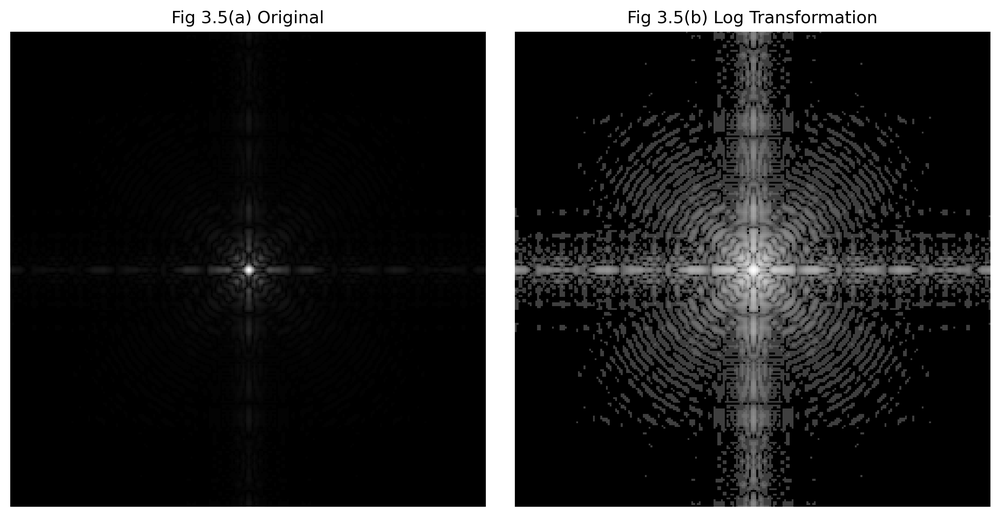
#> input picture results/chapter3/log_transformation.png, 1000 x 517 px, shrunk from 2929 x 1515 before the run
$ python log_transformation.py --input ../../results/chapter3/log_transformation.png
#> lines starting #> are read from the running program, lines starting #| are printed output that depends on the picture
### src/common.py
"""
Shared I/O and visualization helpers for the image-processing examples.
"""

from __future__ import annotations

from pathlib import Path

import cv2
import matplotlib.pyplot as plt
import numpy as np


PROJECT_ROOT = Path(__file__).resolve().parents[1]


def load_grayscale(path):
    """Load an image as 8-bit grayscale."""

    path = Path(path)

    if not path.exists():
        raise FileNotFoundError(f"Input image not found: {path}")

    image = cv2.imread(
        str(path),
        cv2.IMREAD_GRAYSCALE,
    )

    if image is None:
        raise ValueError(
            f"OpenCV could not read the input image: {path}"
        )

    return image


def normalize_to_uint8(image):
    """Normalize a numeric image to the full uint8 range."""

    image = np.asarray(image)

    if image.size == 0:
        raise ValueError("Cannot normalize an empty image.")

    if not np.all(np.isfinite(image)):
        raise ValueError(
            "Processed image contains NaN or infinite values."
        )

    normalized = cv2.normalize(
        image.astype(np.float32),
        None,
        0,
        255,
        cv2.NORM_MINMAX,
    )

    return normalized.astype(np.uint8)


def default_output_path(chapter, filename):
    """Return the default generated-output path."""

    return PROJECT_ROOT / "outputs" / chapter / filename


def save_comparison(
    original,
    processed,
    output_path,
    processed_title,
    original_title="Input",
):
    """Save a side-by-side grayscale comparison figure."""

    output_path = Path(output_path)
    output_path.parent.mkdir(
        parents=True,
        exist_ok=True,
    )

    figure = plt.figure(
        figsize=(10, 5)
    )

    axis_original = figure.add_subplot(
        1, 2, 1
    )
    axis_original.imshow(
        original,
        cmap="gray",
        vmin=0,
        vmax=255,
    )
    axis_original.set_title(
        original_title
    )
    axis_original.axis("off")

    axis_processed = figure.add_subplot(
        1, 2, 2
    )
    axis_processed.imshow(
        processed,
        cmap="gray",
        vmin=0,
        vmax=255,
    )
    axis_processed.set_title(
        processed_title
    )
    axis_processed.axis("off")

    figure.tight_layout()
    figure.savefig(
        output_path,
        dpi=200,
        bbox_inches="tight",
    )
    plt.close(figure)

    return output_path

### src/chapter3_intensity_processing/log_transformation.py
from __future__ import annotations

import argparse
import sys
from pathlib import Path

import cv2
import numpy as np

PROJECT_ROOT = Path(__file__).resolve().parents[2]
if str(PROJECT_ROOT) not in sys.path:
    sys.path.insert(0, str(PROJECT_ROOT))

from src.common import (
    default_output_path,
    load_grayscale,
    normalize_to_uint8,
    save_comparison,
)


def log_transform(image):
    image_float = image.astype(np.float32)
    transformed = np.log1p(image_float)
    return normalize_to_uint8(transformed)


def main():
    parser = argparse.ArgumentParser(
        description="Apply logarithmic intensity transformation."
    )
    parser.add_argument("--input", required=True)
    parser.add_argument(
        "--output",
        default=str(
            default_output_path(
                "chapter3",
                "log_transformation.png",
            )
        ),
    )
    args = parser.parse_args()

    image = load_grayscale(args.input)
#> in load_grayscale, image is the input picture: shape (517, 1000); min 0, max 255, mean 43.7
    result = log_transform(image)
#> in log_transform, `transformed = np.log1p(image_float)`:
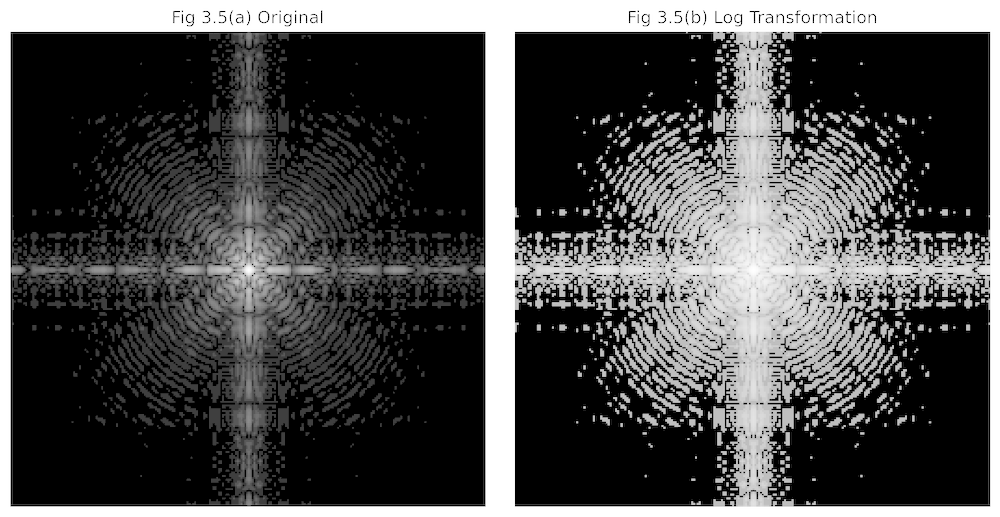
#> transformed: shape (517, 1000) float32; min 0, max 5.55, mean 1.66; drawn with min black and max white

    output = save_comparison(
        image,
        result,
        args.output,
        "Log Transformation",
    )
#> in save_comparison, `figure.savefig( output_path, dpi=200, bbox_inches="tight", )`:
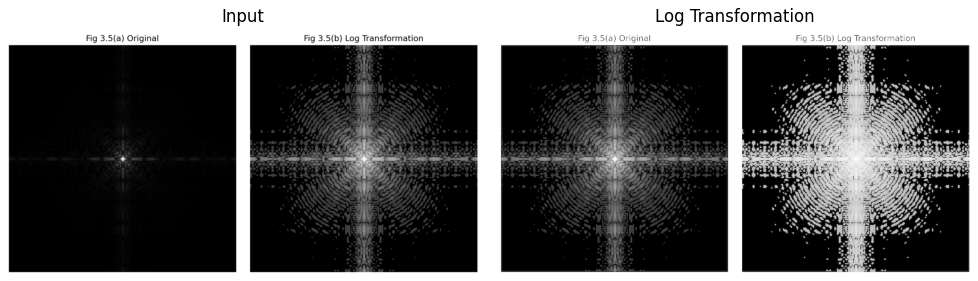
#> figure drawn by matplotlib, 2 panels
    print(f"Saved: {output}")
#| Saved: outputs/chapter3/log_transformation.png


if __name__ == "__main__":
    main()

$ run again, with results/chapter3/gamma_transformation.png copied over results/chapter3/log_transformation.png
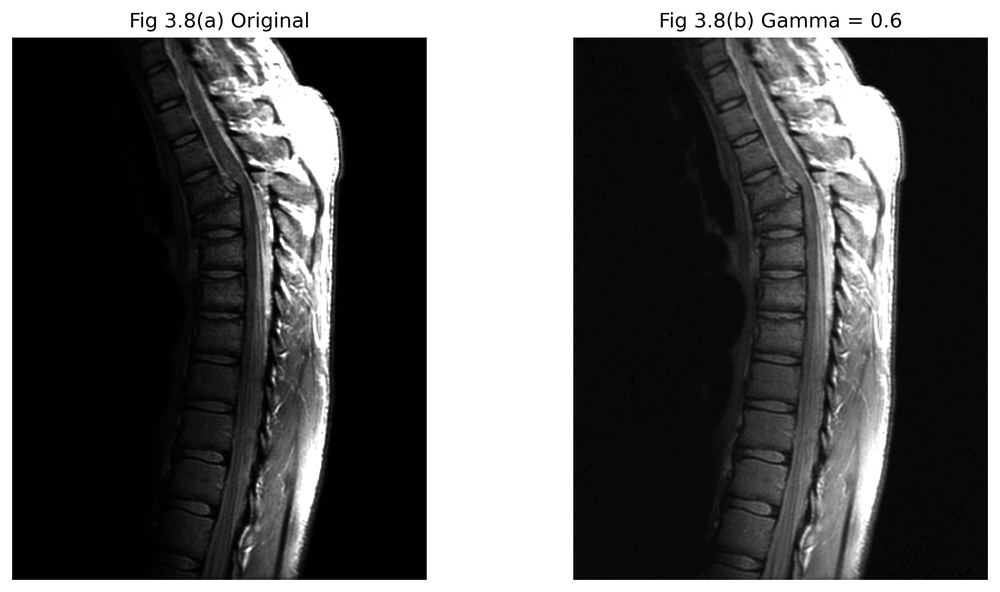
#> input picture results/chapter3/gamma_transformation.png, 1000 x 592 px, shrunk from 2477 x 1466 before the run
#> in load_grayscale, image is the input picture: shape (592, 1000); min 0, max 255, mean 91.8
#> in log_transform, `transformed = np.log1p(image_float)`:
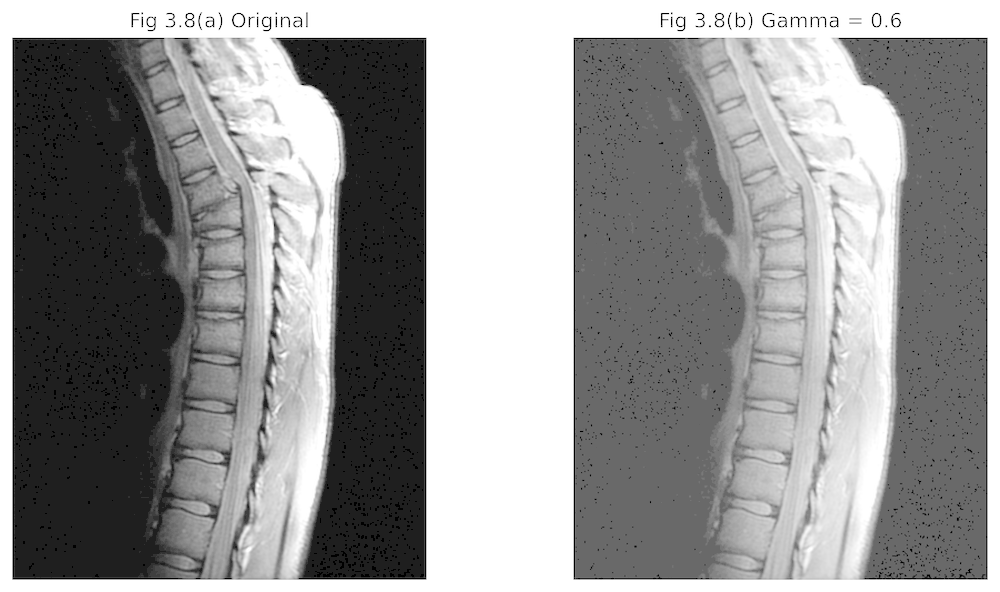
#> transformed: shape (592, 1000) float32; min 0, max 5.55, mean 3.26; drawn with min black and max white
#> in save_comparison, `figure.savefig( output_path, dpi=200, bbox_inches="tight", )`:
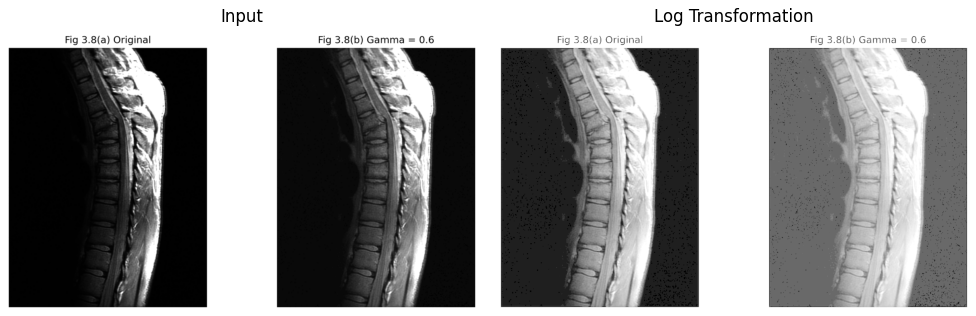
#> figure drawn by matplotlib, 2 panels
#| Saved: outputs/chapter3/log_transformation.png
